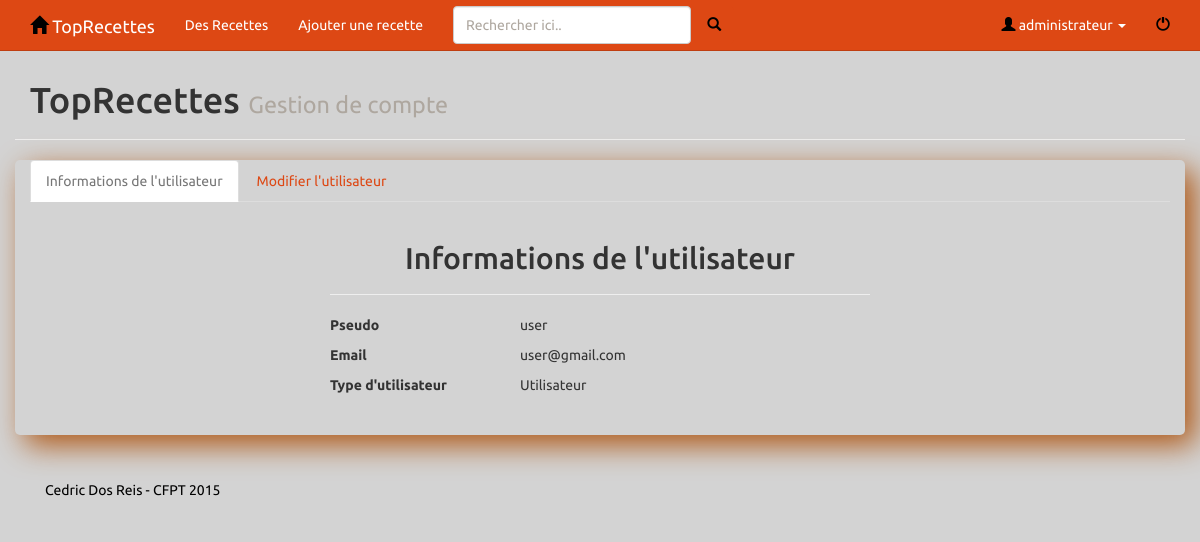
The app's page /gererutilisateur.php?id=5 (signed in) with its own data.
### tables this page shows
CREATE TABLE IF NOT EXISTS `tusers` (
  `idUser` int(11) NOT NULL AUTO_INCREMENT,
  `UserPseudo` varchar(20) NOT NULL,
  `UserPassword` varchar(50) NOT NULL,
  `UserEmail` varchar(100) NOT NULL,
  `UserAdmin` tinyint(1) NOT NULL DEFAULT '0',
  PRIMARY KEY (`idUser`,`UserEmail`),
  UNIQUE KEY `UserPseudo` (`UserPseudo`)
);

### script/php/function.php (called while the page is built, shortened)
<?php
function get_user($idUser) {
    $pdo = connectDB();
    $query = 'SELECT UserEmail, UserPseudo, UserAdmin FROM tusers WHERE idUser = :idUser';
    $statement = $pdo->prepare($query);
    $statement->execute(array(":idUser" => $idUser));
    $statement = $statement->fetch();
    return $statement;
}
function get_user_pseudo($idUser) {
    $pdo = connectDB();
    $query = 'SELECT UserPseudo FROM tusers WHERE idUser = :idUser';
    $statement = $pdo->prepare($query);
    $statement->execute(array(":idUser" => $idUser));
    $statement = $statement->fetch();
    return $statement['UserPseudo'];
}
function CheckAdmin($idUser) {
    $pdo = connectDB();
    $query = 'SELECT UserAdmin FROM tusers WHERE idUser = :idUser;';
    $statement = $pdo->prepare($query);
    $statement->execute(array(":idUser" => $idUser));
    $statement = $statement->fetch();
    if ($statement['UserAdmin']) {
        return true;
    }
    return false;
}
?>

### gererutilisateur.php (the view, shortened to what this page needs)
<?php
require_once('./script/php/function.php');
$Admin_Modif = false;
if (isset($_SESSION['idUser'])) {
    $isAdmin = CheckAdmin($_SESSION['idUser']);
    if ((isset($_GET['id'])) AND (!empty($_GET['id']))) {
        try {
            if ($isAdmin) {
                $idUser = $_GET['id'];
                $Admin_Modif = TRUE;
                $user = get_user($idUser);
            } else {
                throw new Exception('Vous devez être administrateur pour modifier cette utilisateur');
            }
        } catch (Exception $ex) {
            ShowError('Une erreur est survenue : ' . $ex->getMessage());
        }
    }
} else {
    header('Location: ./');
    exit();
}
$isAdmin = CheckAdmin($_SESSION['idUser']);
?>
<!doctype html>
<html lang="fr">
    <head>
        <link href="script/css/bootstrap.min.css" rel="stylesheet">
        <link href="script/css/style.css" rel="stylesheet">
    </head>
    <body>
        <nav class="navbar navbar-default navbar-fixed-top" role="navigation">
            <?php include "liens_menu.php"; ?>
        </nav>
        <header class="container page-header">
            <h1>TopRecettes <small>Gestion de compte</small></h1>
        </header>
        <section>
            <div class="container contenu">
                <ul class="nav nav-tabs">
                    <?php if ($Admin_Modif) {   ?>
                        <li class="active"><a href="#infos" data-toggle="tab" aria-expanded="false">Informations de l'utilisateur</a></li>
                        <li class=""><a href="#FormEditUser" data-toggle="tab" aria-expanded="false">Modifier l'utilisateur</a></li>
                    <?php } else { ?>
                        <li class="active"><a href="#infos" data-toggle="tab" aria-expanded="false">Mes Informations</a></li>
                        <li class=""><a href="#FormEditPwd" data-toggle="tab" aria-expanded="false">Modifier mon mot de passe</a></li>
                    <?php } ?>
                </ul>
                <div id="info" class="tab-content">
                    <div class="tab-pane fade active in" id="infos">
                        <div class="col-sm-6 col-sm-offset-3">
                            <div class="page-header">
                                <h2 class="text-center">
                                    <?php if ($Admin_Modif) { ?>
                                        Informations de l'utilisateur
                                    <?php } else { ?>
                                        Mes Informations
                                    <?php } ?>
                                </h2>
                            </div>
                            <div class="row">
                                <div class="col-xs-4">
                                    <p><b>Pseudo </b></p>
                                </div>
                                <div class="col-xs-8">
                                    <p> <?= $user['UserPseudo'] ?></p>
                                </div>
                            </div>
                            <div class="row">
                                <div class="col-xs-4">
                                    <p><b>Email </b></p>
                                </div>
                                <div class="col-xs-8">
                                    <p> <?= $user['UserEmail'] ?></p>
                                </div>
                            </div>
                            <div class="row">
                                <div class="col-xs-4">
                                    <p><b>Type d'utilisateur </b></p>
                                </div>
                                <div class="col-xs-8">
                                    <p>
                                        <?php
                                        if (!$user['UserAdmin']) {
                                            echo 'Utilisateur';
                                        }
                                        ?>
                                    </p>
                                </div>
                            </div>
                            <br>
                        </div>
                    </div>
                </div>
            </div>
        </section>
        <footer class="container">
            <p class="navbar-text">
                Cedric Dos Reis - CFPT 2015
            </p>
        </footer>
    </body>
</html>

### liens_menu.php (shortened to what this page needs)
<?php
require_once('script/php/function.php');
$connected = False;
$UserPseudo = 'Profil';
if (isset($_SESSION['idUser'])) {
    $UserPseudo = get_user_pseudo($_SESSION['idUser']);
    $connected = TRUE;
}
?>
<!doctype html>
<div class="container">
    <div class="navbar-header">
        <a class="navbar-brand" href="./" title="Acceuil">
            <span class="glyphicon glyphicon-home"></span> TopRecettes
        </a>
    </div>
    <div class="navbar-collapse collapse">
        <ul class="nav navbar-nav navbar-left">
            <li><a href="recettes.php">Des Recettes</a></li>
            <?php if ($connected) { ?>
                <li><a href="editerrecette.php">Ajouter une recette</a></li>
            <?php } ?>
            <form class="navbar-form navbar-left" action="recettes.php" method="get" role="search">
                <div class="form-group">
                    <input type="text" name="search" id="search" class="form-control" placeholder="Rechercher ici.." required="">
                </div>
                <button type="submit" class="btn btn-primary" ><span class="glyphicon glyphicon-search"></span></button>
            </form>
        </ul>
        <ul class="nav navbar-nav navbar-right">
            <?php if ($connected) { ?>
                <li class="dropdown">
                    <a href="#" class="dropdown-toggle" data-toggle="dropdown" role="button" aria-expanded="false">
                        <span class="glyphicon glyphicon-user"></span>
                        <?= $UserPseudo; ?> <span class="caret"></span>
                    </a>
                </li>
                <li>
                    <a href="deconnexion.php" title="Déconexion">
                        <span class="glyphicon glyphicon-off"></span>
                    </a>
                </li>
            <?php } ?>
        </ul>
    </div>
</div>

### script/css/style.css (style rules this page uses)
html { height: 100%; margin: 0; //margin-top: 50px; //Afficher les var dump + erreur padding: 0; }
body { position: relative; min-height: 100%; background-color: lightgray; padding-top: 20px; }
section { margin-bottom: 20px; }
footer { color: lightgray; bottom:0; color: #010101; margin : 5px; //box-shadow: 10px 10px 30px #AF5816; }
.contenu { box-shadow: 10px 10px 30px #AF5816; border-radius: 5px; padding-bottom: 10px; margin-bottom: 30px }
.glyphicon { display: inline; text-decoration: none; height: 15px; color: #000; }

### records on screen
tusers: UserPseudo "administrateur"
tusers: UserPseudo "user", UserEmail "user@gmail.com"
